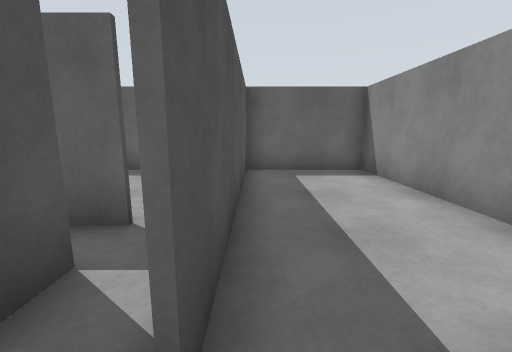
View 1 (above)

24 first-person views from a walk through a Gazebo world. The camera is 1.2 m above the floor, tilts 10° down and sees 90° across. The floor is counted in squares, 1 m on a side. Each view is taken from the middle of a square. On the plan, view 1 faces up. The plan holds only what a view shows up to about 12 squares ahead; the rest is blank. The place goes on beyond the plan.

View 2
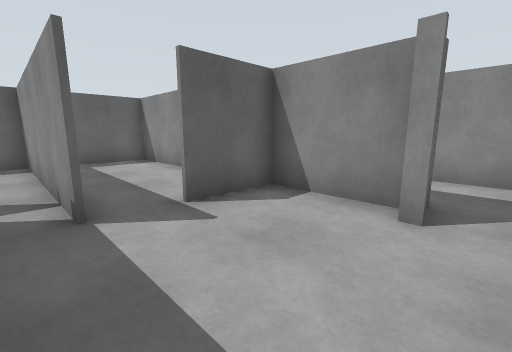

View 3
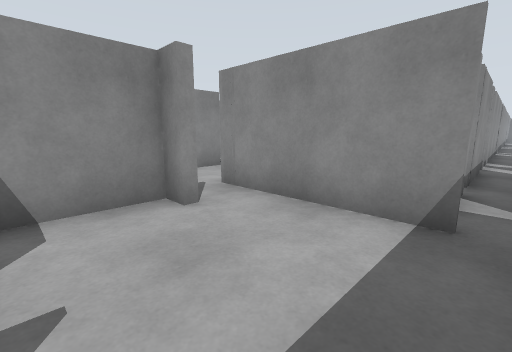

View 4
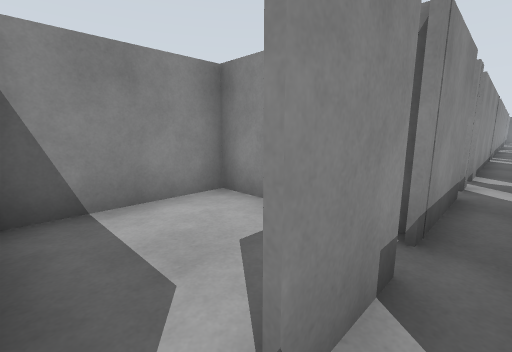

View 5
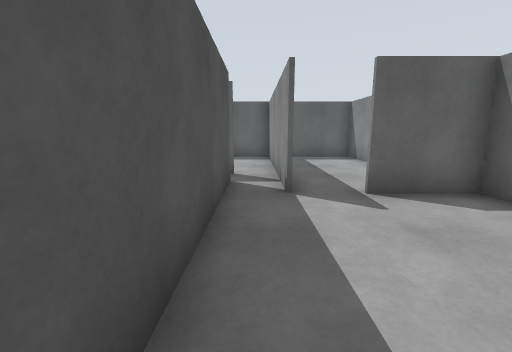

View 6
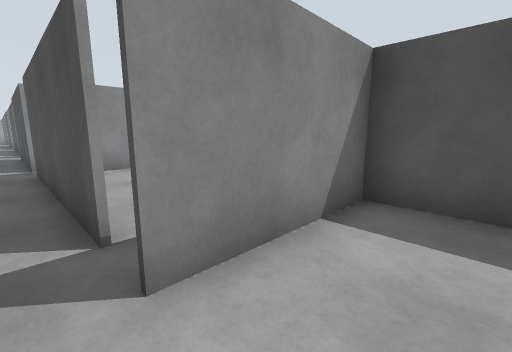

View 7
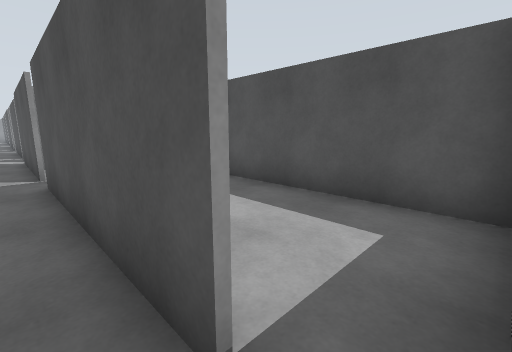

View 8
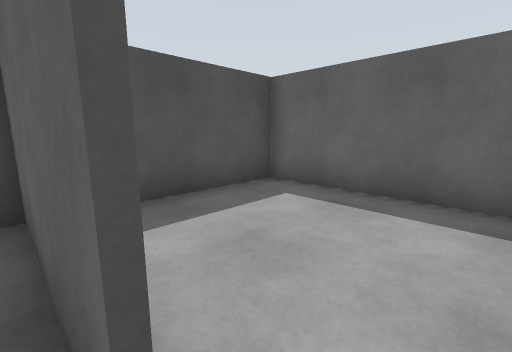

View 9
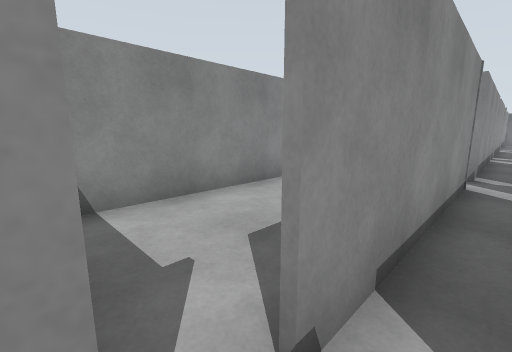

View 10
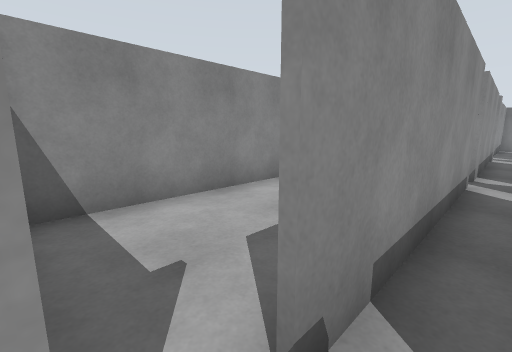

View 11
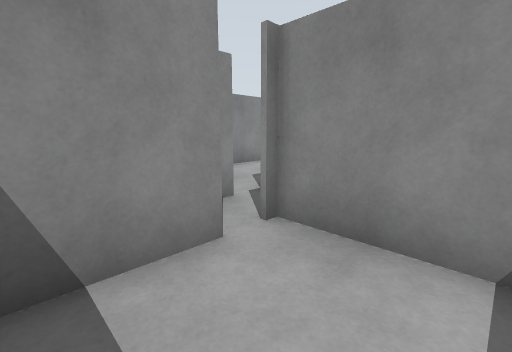

View 12
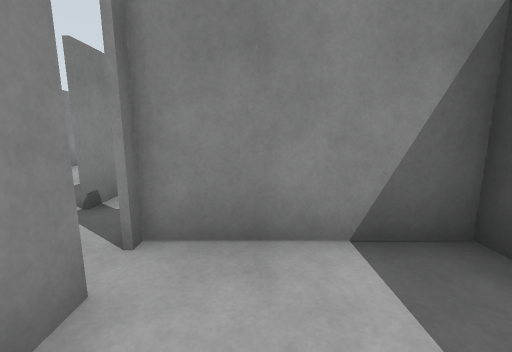

View 13
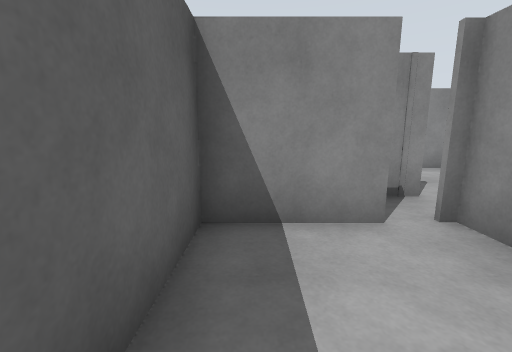

View 14
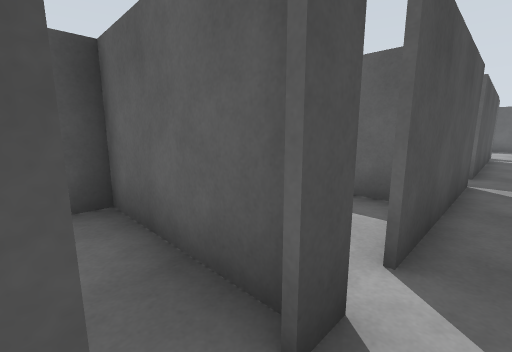

View 15
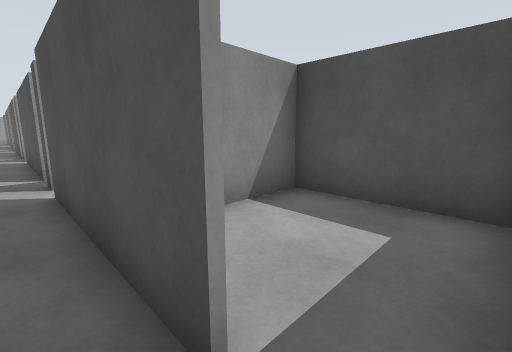

View 16
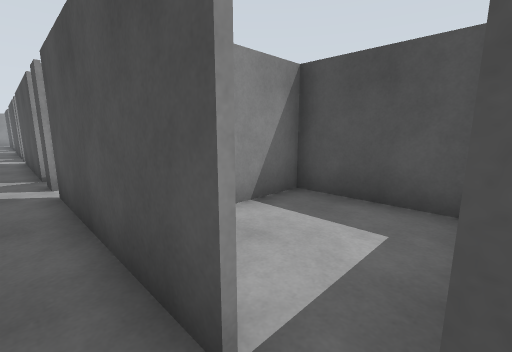

View 17
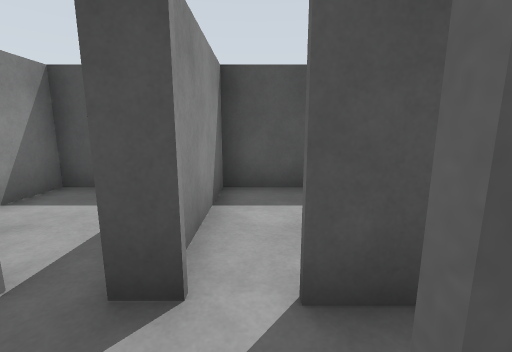

View 18
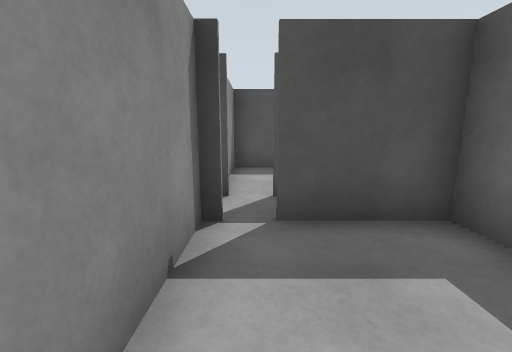

View 19
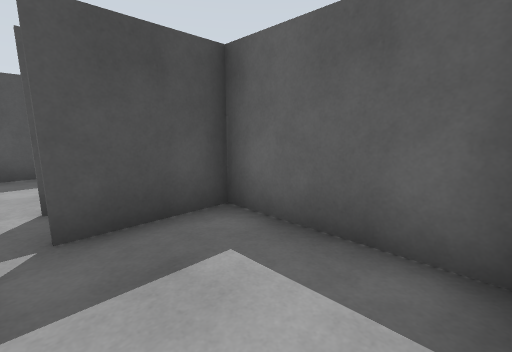

View 20
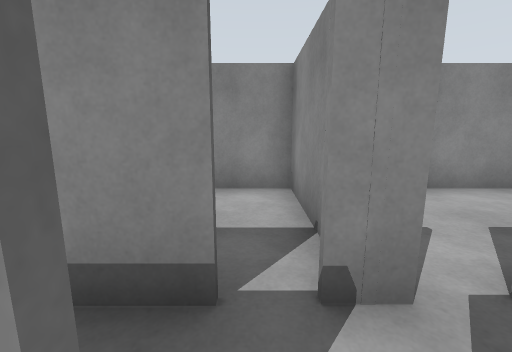

View 21
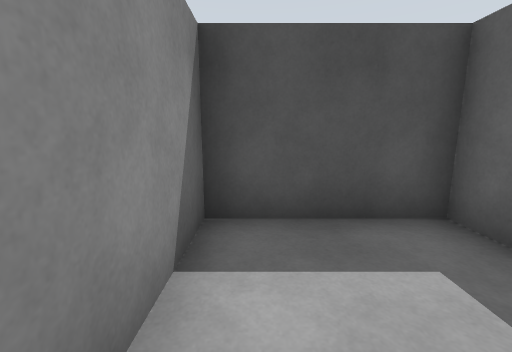

View 22
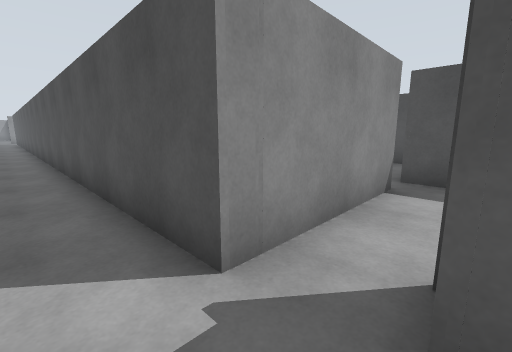

View 23
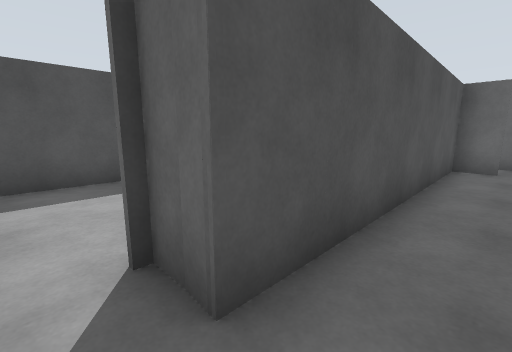

View 24
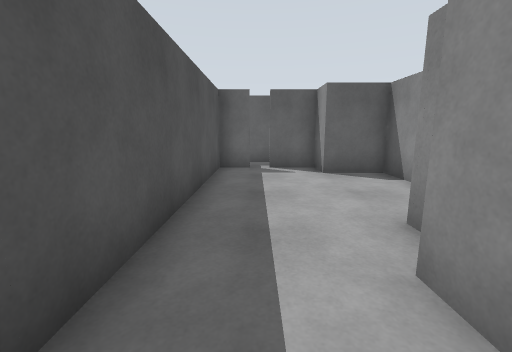

### Floor plan
Points are (right, up) in squares from view 1. A wall is a line through its corners. A room is listed if a view was taken in it or the views show most of it. See-through windows are left out.
Room 1 (views 1, 2, 3, 4, 5, 7, 8, 9, 10, 14, 15, 16)
walls: (-0.4, -9.8) (-0.4, -6.9); (-0.4, -6.2) (-0.4, -4.6); (-1.6, -10.5) (-1.6, -11.1); (-1.6, -4.9) (-1.6, -9.8); (-0.4, -11.1) (-0.4, -10.4); (-1.6, -11.9) (-1.6, -16.8); (-0.7, -3.7) (3.8, -3.6); (2.6, -2) (3.3, -2) (3.3, 0.9) (1.1, 0.9); (3.8, -2.2) (2.7, -2.1); (-0.4, 0.9) (-0.4, 3.6); (-1.6, -17.4) (-1.6, -18.1); (-1.6, 2.1) (-1.6, -3.9); (-0.4, -18.1) (-0.4, -11.9); (-1.6, -18.8) (-1.6, -23.8); (-1.6, -24.5) (-1.6, -25); (-0.4, -25) (-0.4, -18.8); (-1.6, -25.8) (-1.6, -26.5); (-0.4, -26.5) (-0.4, -25.8)
ways out: opening at (-1, 3) to room 2; opening at (-2, -17) to room 3; opening at (0, -10) to room 4; opening at (-2, -10) to room 5; opening at (3.5, -3) to room 6; gap at (1, 1) to room 7; gap at (-2, 2) to room 8; gap at (-2, -12) to room 9; gap at (0, -5.5) to room 10; gap at (-2, -5) to room 11; opening at (-2, -24); gap at (-2, -26); gap at (-2, -19); gap at (0, -19); gap at (0, -12)
Room 2 (view 6)
walls: (-0.4, 3.6) (-0.4, 8); (0.1, 7.9) (-5.4, 7.9) (-5.4, 2.9); (-5.5, 3.2) (-1.6, 3.2)
ways out: opening at (-1, 3) to room 1
Room 3 (views 11, 12, 13)
walls: (-5.4, -17.2) (-5.4, -17.7) (-1.6, -17.7); (-1.8, -16.8) (-1.8, -14.3) (-4.4, -14.3)
ways out: opening at (-2, -17) to room 1
Room 4 (views 17, 18, 19)
walls: (3.1, -7.4) (-0.3, -7.4) (-0.3, -9.8); (-0.5, -10.7) (3.3, -10.7) (3.3, -9.1)
ways out: opening at (0, -10) to room 1
Room 5 (views 20, 21)
walls: (-2.4, -7.4) (-5.5, -7.4); (-5.5, -10.7) (-2.4, -10.7); (-5.4, -7.1) (-5.4, -11)
ways out: opening at (-2, -10) to room 1
Room 6 (views 22, 23, 24)
walls: (8.7, 3.9) (8.7, 5.3) (7, 5.3) (7, 6.5) (5.4, 6.5); (4.9, 6.5) (3.8, 6.5) (3.8, -2.2); (6.3, -3.4) (6.3, 0)
ways out: opening at (3.5, -3) to room 1; opening at (5, -4.5)
Room 7 (no view inside)
walls: (3.3, 3.1) (3.3, 7.9) (0.1, 7.9); (-0.3, 8) (-0.3, 0.9)
ways out: gap at (1, 1) to room 1
Room 8 (no view inside)
walls: (-5.4, 2.9) (-5.4, -2.5); (-4, -3.7) (-3.1, -3.7); (-1.5, 3.1) (-5.5, 3.1)
ways out: gap at (-2, 2) to room 1
Room 9 (no view inside)
walls: (-5.4, -11) (-5.4, -14.2) (-3.6, -14.2); (-1.9, -10.8) (-5.5, -10.8)
ways out: gap at (-2, -12) to room 1
Room 10 (no view inside)
walls: (2, -7.2) (3.3, -7.2) (3.3, -3.6)
ways out: gap at (0, -5.5) to room 1
Room 11 (no view inside)
walls: (-5.4, -3.9) (-5.4, -7.1); (-5.5, -7.2) (-3.5, -7.2)
ways out: gap at (-2, -5) to room 1

Where each view was taken, in squares from view 1:
view 1: 0 up, 0 right, facing up
view 2: 3 down, 1 left, facing up-right
view 3: 0 up, 1 left, facing down-right
view 4: 4 down, 1 left, facing down-right
view 5: 4 down, 1 left, facing up
view 6: 5 up, 1 left, facing down-left
view 7: 3 up, 1 left, facing down-left
view 8: 3 up, 1 left, facing up-left
view 9: 11 down, 1 left, facing down-right
view 10: 18 down, 1 left, facing down-right
view 11: 15 down, 4 left, facing down-right
view 12: 15 down, 3 left, facing down
view 13: 15 down, 5 left, facing right
view 14: 12 down, 1 left, facing up-left
view 15: 4 down, 1 left, facing down-left
view 16: 11 down, 1 left, facing down-left
view 17: 10 down, 0 right, facing left
view 18: 10 down, 3 right, facing left
view 19: 10 down, 3 right, facing up-left
view 20: 10 down, 2 left, facing right
view 21: 10 down, 2 left, facing left
view 22: 2 down, 5 right, facing down-left
view 23: 3 down, 5 right, facing up-left
view 24: 2 down, 5 right, facing up
